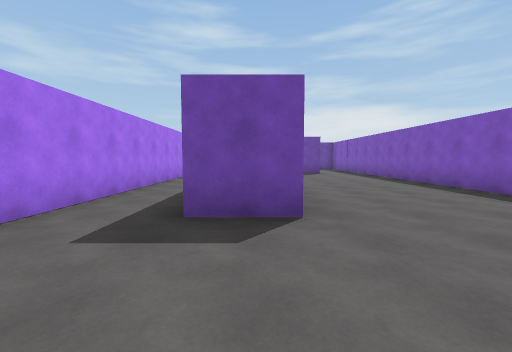
[1] (above)

23 first-person views from a walk through a scene from a Unity 3-D project. The camera is 1.4 m above the floor, tilts 4° down and sees 90° across. The floor is counted in squares, 2 m on a side. Each view is taken from the middle of a square. On the plan, view 1 faces up. The plan holds only what a view shows up to about 9 squares ahead; the rest is blank. The player character is not drawn.

[2]
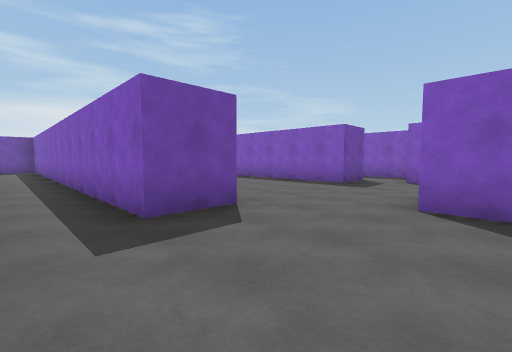

[3]
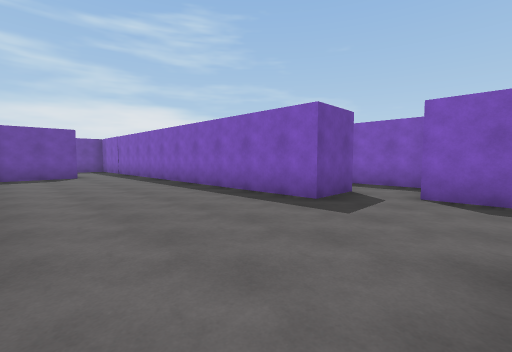

[4]
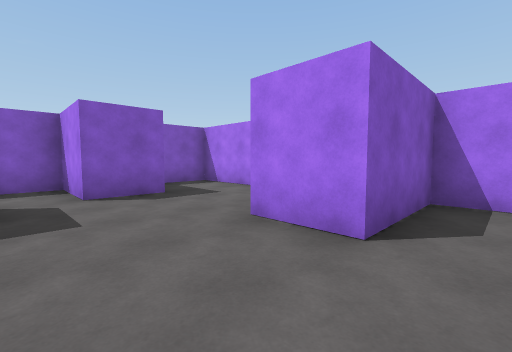

[5]
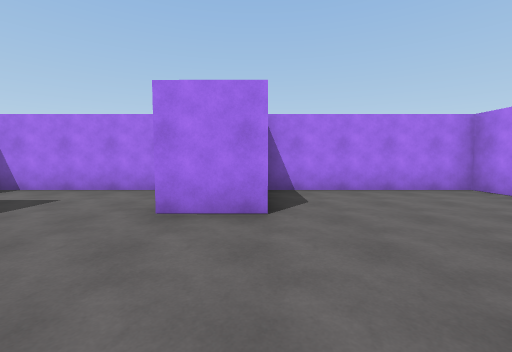

[6]
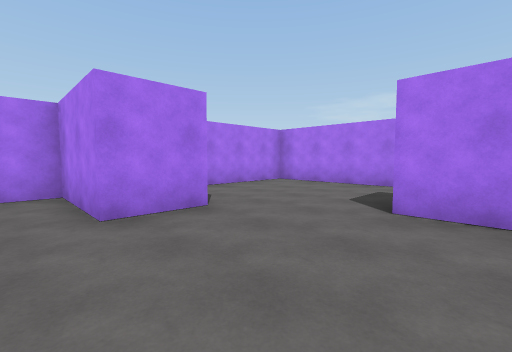

[7]
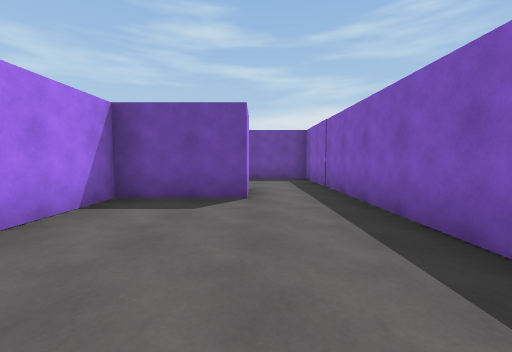

[8]
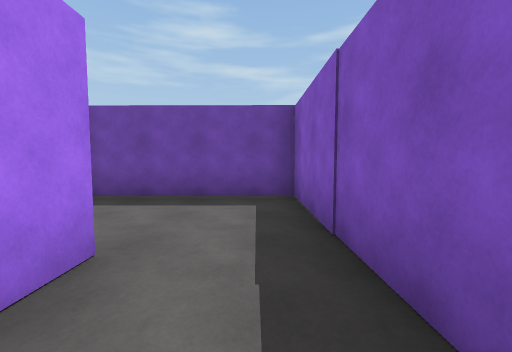

[9]
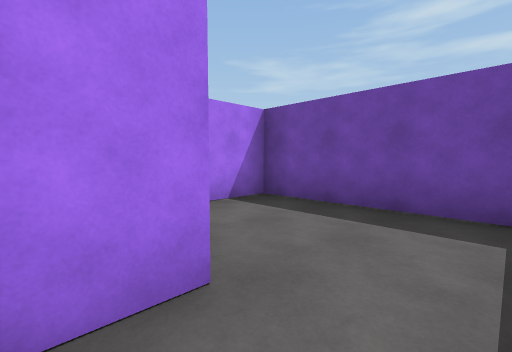

[10]
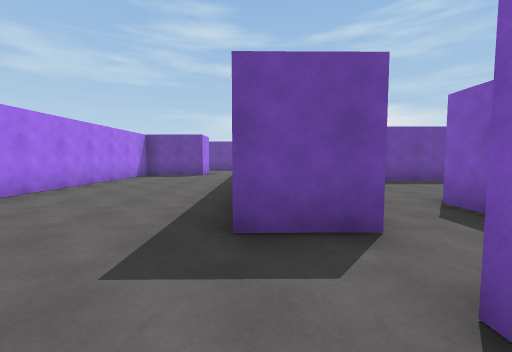

[11]
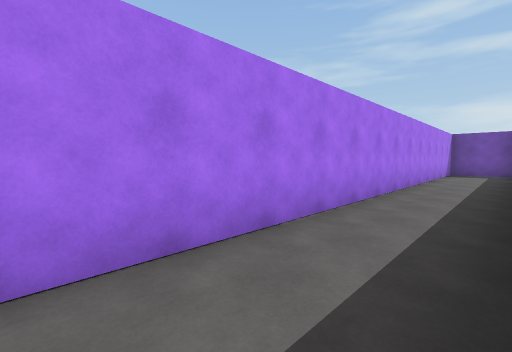

[12]
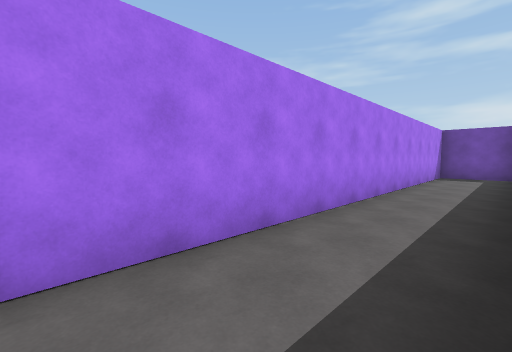

[13]
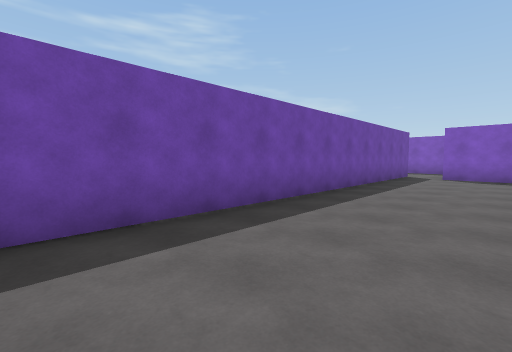

[14]
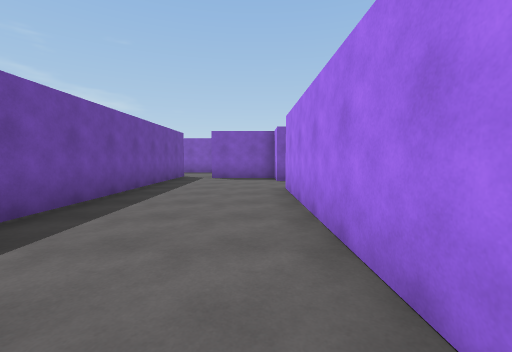

[15]
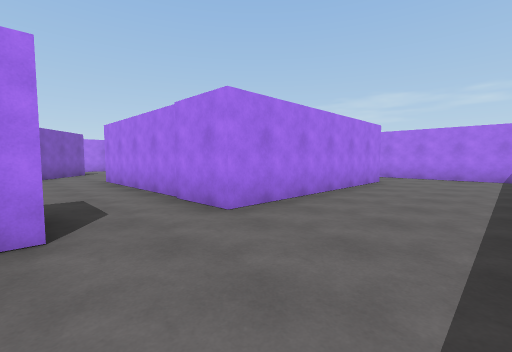

[16]
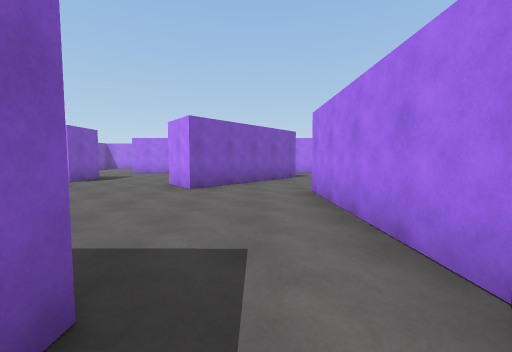

[17]
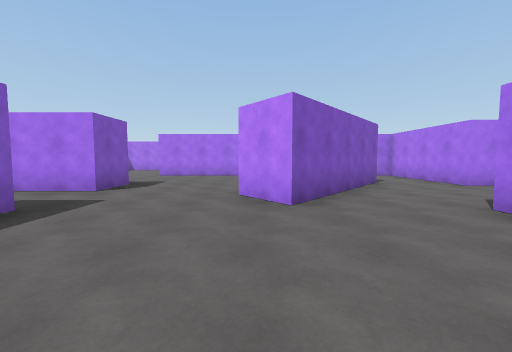

[18]
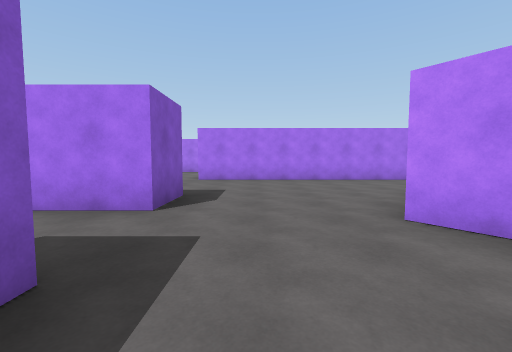

[19]
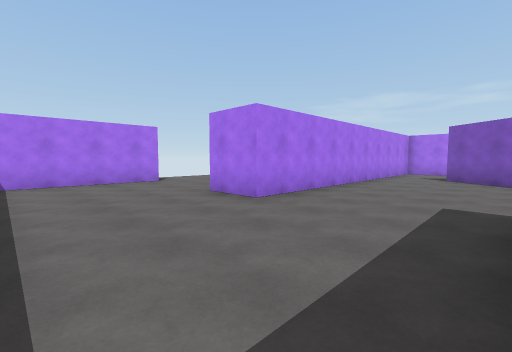

[20]
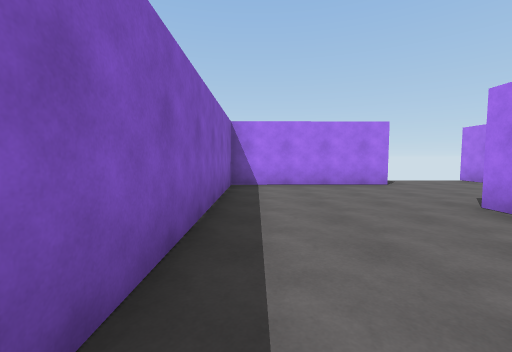

[21]
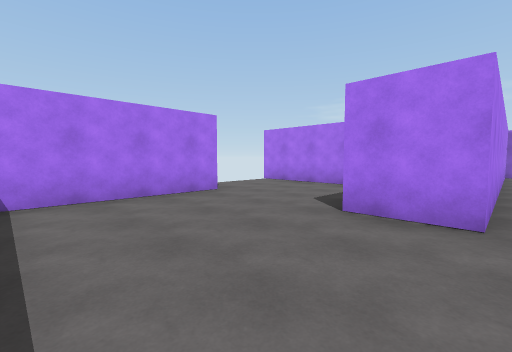

[22]
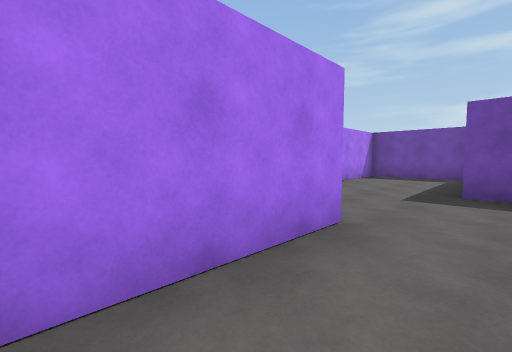

[23]
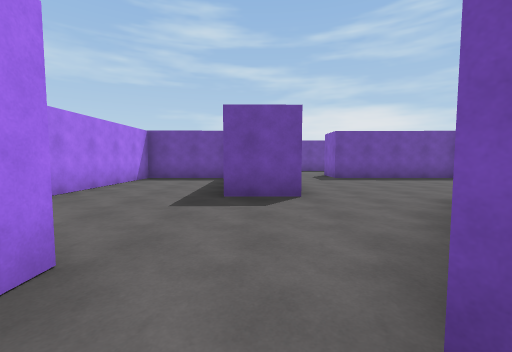

### Floor plan
Points are (right, up) in squares from view 1. A wall is a line through its corners. A room is listed if a view was taken in it or the views show most of it. See-through windows are left out.
Room 1 (views 1, 2, 3, 11, 12)
walls: (0.6, 3) (-0.8, 3) (-0.8, 11.6); (-1, 15.7) (-2.7, 15.7) (-2.7, -1.5) (1.8, -1.5) (1.9, 0.8)
ways out: opening at (1, 1.3) to room 2
Room 2 (views 4, 5, 6, 7, 8, 10)
walls: (6.3, 3.3) (4.8, 3.3) (4.7, 11.4); (1.9, 0.8) (3.3, 0.8) (3.2, -1.5) (7.8, -1.5) (7.8, -0.2); (6, 0.6) (6, 2.1); (2.8, 11.4) (0.6, 11.4) (0.6, 3)
ways out: opening at (1, 1.3) to room 1; opening at (3.5, 12) to room 3; opening at (6, 3) to room 7
Room 3 (view 9)
walls: (2.8, 12.9) (2.8, 11.4); (4.7, 11.4) (4.7, 15.6) (0.6, 15.7) (0.6, 14.4)
ways out: opening at (3.5, 12) to room 2
Room 4 (views 13, 14, 15, 16)
walls: (8.1, 5.3) (13.8, 5.3) (13.8, 3.6); (15.8, 3.9) (15.8, 5.3) (16.7, 5.4); (17, 5.3) (17, 7.6); (17, 8.7) (6.9, 8.7); (6.1, 8.1) (6.2, 5.1)
ways out: opening at (14.5, 4.5) to room 5; opening at (7, 4.5) to room 7; opening at (17, 8)
Room 5 (views 17, 18, 19, 20, 21, 22)
walls: (20.4, -3.8) (20.4, -2.3) (22.1, -2.3); (15.6, -3.9) (14.4, -5.4); (16.5, -0.7) (17.4, -1.9); (17.6, -10.1) (17.6, -13.1); (13.9, -7.1) (20.8, -7.1) (20.8, -8.6); (20.5, -11.7) (24.6, -11.6) (24.6, -5.5); (11.7, -5.5) (11.7, -7.2); (20, 4) (15.8, 3.9); (13.8, 3.6) (13.8, 0.6)
ways out: opening at (14.5, 4.5) to room 4; opening at (12.5, -4.5) to room 6; opening at (14.5, -0.5) to room 6; opening at (21, -1.5)
Room 6 (view 23)
walls: (13.8, 0.6) (13.8, -0.4) (12.4, -0.4); (10.9, -3.4) (11.7, -3.4) (11.7, -5.5); (13.5, -4.3) (16.5, -0.7); (12.1, 3.9) (9.3, 3.9) (9.3, -0.4)
ways out: opening at (12.5, -4.5) to room 5; opening at (14.5, -0.5) to room 5
Room 7 (no view inside)
walls: (6, 2.1) (7.9, 2) (7.9, 4.9)
ways out: opening at (6, 3) to room 2; opening at (7, 4.5) to room 4

Where each view was taken, in squares from view 1:
view 1: 0 up, 0 right, facing up
view 2: 0 up, 2 left, facing up-right
view 3: 1 up, 1 right, facing up-right
view 4: 3 up, 1 right, facing down-right
view 5: 4 up, 2 right, facing down
view 6: 4 up, 4 right, facing down-left
view 7: 7 up, 3 right, facing up
view 8: 11 up, 4 right, facing up
view 9: 12 up, 4 right, facing up-left
view 10: 1 up, 5 right, facing up
view 11: 3 up, 1 left, facing up-left
view 12: 5 up, 1 left, facing up-left
view 13: 6 up, 7 right, facing up-right
view 14: 6 up, 8 right, facing right
view 15: 8 up, 16 right, facing down-left
view 16: 5 up, 15 right, facing down
view 17: 3 up, 17 right, facing down
view 18: 1 up, 19 right, facing down
view 19: 4 down, 24 right, facing down-left
view 20: 5 down, 24 right, facing down
view 21: 7 down, 24 right, facing down-left
view 22: 6 down, 13 right, facing up-left
view 23: 5 down, 13 right, facing up
